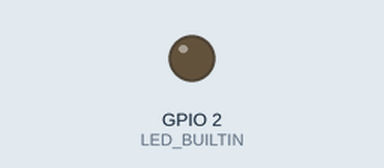
Simulated run of this sketch. Board: ESP32. Parts: output pins drawn as LEDs (lit = HIGH). WiFi joins after 1.5 s; servers stay silent unless stated; what the sketch prints to the serial monitor is not drawn. At 1.8 s the program puts the board to deep sleep or switches it off; the recording ends there.

Above: at 0.1 s.
At 1.65 s:
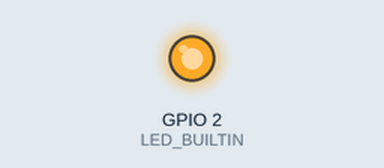
Timing chart, 0 to 1.8 s (numbered marks = the images above):
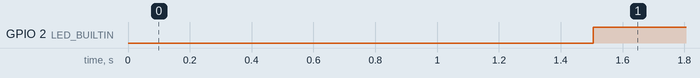

Measured:
- by itself, GPIO 2 (LED_BUILTIN): LOW → HIGH at 1.5 s

The sketch:

thingspeak_deep_sleep_test.ino
```cpp
#include "WiFi.h"
#include "ThingSpeak.h"

#define CHANNEL_ID 2028981
#define CHANNEL_API_KEY "IKU02NTFSIL2ADDQ"

#define uS_TO_S_FACTOR 1000000  /* Conversion factor for micro seconds to seconds */
#define TIME_TO_SLEEP  300        /* Time ESP32 will go to sleep (in seconds) */

WiFiClient client;

int counter = 0;

#define WIFI_NETWORK "Marvel Studios"
#define WIFI_PASSWORD "Avengers4"
#define WIFI_TIMEOUT_MS 20000

void connectToWifi(){
  Serial.print("Connecting to Wifi");
  WiFi.mode(WIFI_STA);
  WiFi.begin(WIFI_NETWORK, WIFI_PASSWORD);

  unsigned long startAttemptTime = millis();

  while(WiFi.status() != WL_CONNECTED && millis() - startAttemptTime < WIFI_TIMEOUT_MS){
    Serial.print(".");
    delay(100);
  }

  if(WiFi.status()!= WL_CONNECTED){
    Serial.println("Failed!");
    digitalWrite(LED_BUILTIN, 1);
    delay(500);
    digitalWrite(LED_BUILTIN, 0);
    //take action
  }else{
    Serial.print("Connected!");
    digitalWrite(LED_BUILTIN, 1);
    Serial.println(WiFi.localIP());
    digitalWrite(LED_BUILTIN, 1);
  }

}

void setup() {
  // put your setup code here, to run once:
  Serial.begin(115000);
  connectToWifi();
  ThingSpeak.begin(client);

  pinMode(LED_BUILTIN, OUTPUT);
  digitalWrite(LED_BUILTIN, 1);

  ThingSpeak.setField(2, WiFi.RSSI());
  ThingSpeak.writeFields(CHANNEL_ID, CHANNEL_API_KEY);


  esp_sleep_enable_timer_wakeup(TIME_TO_SLEEP * uS_TO_S_FACTOR);
  Serial.println("Setup ESP32 to sleep for every " + String(TIME_TO_SLEEP) +
  " Seconds");

  Serial.println("Going to sleep now");
  // delay(1000);
  // Serial.flush();
  esp_deep_sleep_start();


}

void loop() {

}
```
